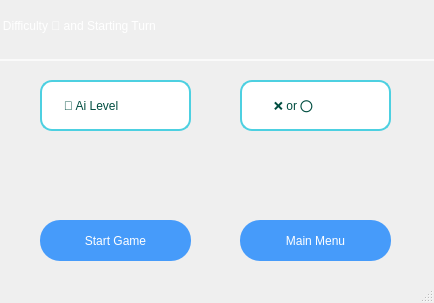
<?xml version="1.0" encoding="UTF-8"?>
<ui version="4.0">
 <class>Aipage</class>
 <widget class="QMainWindow" name="Aipage">
  <property name="geometry">
   <rect>
    <x>0</x>
    <y>0</y>
    <width>434</width>
    <height>303</height>
   </rect>
  </property>
  <property name="windowTitle">
   <string>MainWindow</string>
  </property>
  <property name="styleSheet">
   <string notr="true">QMainWindow {
    background: qlineargradient(
        spread: pad,
        x1: 0, y1: 0,
        x2: 1, y2: 1,
        stop: 0 rgba(0, 34, 133, 180),
        stop: 1 rgba(255, 255, 255, 80)
    );
}
</string>
  </property>
  <widget class="QWidget" name="centralwidget">
   <widget class="QGroupBox" name="groupBox_p">
    <property name="geometry">
     <rect>
      <x>40</x>
      <y>180</y>
      <width>171</width>
      <height>101</height>
     </rect>
    </property>
    <property name="styleSheet">
     <string notr="true">QGroupBox {
    border: none;
}
</string>
    </property>
    <property name="title">
     <string/>
    </property>
    <property name="flat">
     <bool>false</bool>
    </property>
    <property name="checkable">
     <bool>false</bool>
    </property>
    <property name="checked">
     <bool>false</bool>
    </property>
    <widget class="QPushButton" name="start_game_ai">
     <property name="geometry">
      <rect>
       <x>0</x>
       <y>40</y>
       <width>151</width>
       <height>41</height>
      </rect>
     </property>
     <property name="styleSheet">
      <string notr="true">QPushButton {
    border: none;
    color: white;
    background-color: rgba(0, 120, 255, 180); /* أزرق شفاف */
    font: bold 11pt &quot;Arial&quot;;
    border-radius: 20px;
    padding: 8px;
}

QPushButton:hover {
    background-color: rgba(30, 144, 255, 220); /* أزرق أفتح عند المرور */
    font: bold 12pt &quot;Arial&quot;;
}

QPushButton:pressed {
    background-color: rgba(0, 80, 180, 255); /* أزرق داكن عند الضغط */
    font: bold 12pt &quot;Arial&quot;;
}

QPushButton:disabled {
    background-color: rgba(150, 150, 150, 100); /* رمادي فاتح شفاف */
    color: rgba(255, 255, 255, 180); /* أبيض باهت */
    font: bold 11pt &quot;Arial&quot;;
}
</string>
     </property>
     <property name="text">
      <string>Start Game</string>
     </property>
    </widget>
   </widget>
   <widget class="QComboBox" name="turn_box_ai">
    <property name="enabled">
     <bool>true</bool>
    </property>
    <property name="geometry">
     <rect>
      <x>240</x>
      <y>80</y>
      <width>151</width>
      <height>51</height>
     </rect>
    </property>
    <property name="styleSheet">
     <string notr="true">QComboBox {
    background-color: qlineargradient(x1:0, y1:0, x2:0, y2:1,
                                      stop:0 #e0f7fa, stop:1 #b2ebf2); /* gradient blue */
    color: #004d40; /* deep teal text */
    border: 2px solid #4dd0e1;
    border-radius: 12px;
    padding: 8px 12px;
    font: bold 12pt &quot;Segoe UI&quot;;
}

QComboBox:hover {
    background-color: #b2ebf2;
    border: 2px solid #00acc1;
}

QComboBox::drop-down {
    border: none;
    width: 25px;
    background: transparent;
}

QComboBox::down-arrow {
    image: url(:/icons/arrow_down_dark.png); 
    width: 14px;
    height: 14px;
}

QComboBox QAbstractItemView {
    background-color: #ffffff;
    color: #004d40;
    border: 1px solid #4dd0e1;
    selection-background-color: #b2dfdb;
    font: 11pt &quot;Segoe UI&quot;;
}
</string>
    </property>
    <property name="editable">
     <bool>false</bool>
    </property>
    <property name="currentText">
     <string/>
    </property>
    <property name="placeholderText">
     <string>      ❌ or ⭕</string>
    </property>
   </widget>
   <widget class="QLabel" name="label_ai">
    <property name="geometry">
     <rect>
      <x>-30</x>
      <y>-10</y>
      <width>501</width>
      <height>71</height>
     </rect>
    </property>
    <property name="styleSheet">
     <string notr="true">QLabel {
    background-color: qlineargradient(
        x1: 0, y1: 0,
        x2: 1, y2: 1,
        stop: 0 rgba(30, 60, 114, 150),   /* Dark Blue with transparency */
        stop: 1 rgba(42, 82, 152, 150)    /* Medium Blue with transparency */
    );
    color: white;
    font: bold 17pt &quot;Segoe UI&quot;;
    padding: 14px;
    border-radius: 20px;
    border: 2px solid rgba(255, 255, 255, 180); /* Semi-transparent white border */
    qproperty-alignment: AlignCenter;
}

QLabel:hover {
    background-color: qlineargradient(
        x1: 1, y1: 0,
        x2: 0, y2: 1,
        stop: 0 rgba(58, 28, 113, 180),   /* Dark purple */
        stop: 1 rgba(215, 109, 119, 180)  /* Pink with transparency */
    );
    color: #FFEB3B;
    border: 2px solid #FFEB3B;
}
</string>
    </property>
    <property name="text">
     <string>Ai Difficulty 🤖 and Starting Turn</string>
    </property>
   </widget>
   <widget class="QPushButton" name="back_tomain_ai">
    <property name="geometry">
     <rect>
      <x>240</x>
      <y>220</y>
      <width>151</width>
      <height>41</height>
     </rect>
    </property>
    <property name="styleSheet">
     <string notr="true">QPushButton {
    border: none;
    color: white;
    background-color: rgba(0, 120, 255, 180); /* أزرق شفاف */
    font: bold 11pt &quot;Arial&quot;;
    border-radius: 20px;
    padding: 8px;
}

QPushButton:hover {
    background-color: rgba(30, 144, 255, 220); /* أزرق أفتح عند المرور */
    font: bold 12pt &quot;Arial&quot;;
}

QPushButton:pressed {
    background-color: rgba(0, 80, 180, 255); /* أزرق داكن عند الضغط */
    font: bold 12pt &quot;Arial&quot;;
}
</string>
    </property>
    <property name="text">
     <string>Main Menu</string>
    </property>
   </widget>
   <widget class="QComboBox" name="level_ai">
    <property name="enabled">
     <bool>true</bool>
    </property>
    <property name="geometry">
     <rect>
      <x>40</x>
      <y>80</y>
      <width>151</width>
      <height>51</height>
     </rect>
    </property>
    <property name="styleSheet">
     <string notr="true">QComboBox {
    background-color: qlineargradient(x1:0, y1:0, x2:0, y2:1,
                                      stop:0 #e0f7fa, stop:1 #b2ebf2); /* gradient blue */
    color: #004d40; /* deep teal text */
    border: 2px solid #4dd0e1;
    border-radius: 12px;
    padding: 8px 12px;
    font: bold 12pt &quot;Segoe UI&quot;;
}

QComboBox:hover {
    background-color: #b2ebf2;
    border: 2px solid #00acc1;
}

QComboBox::drop-down {
    border: none;
    width: 25px;
    background: transparent;
}

QComboBox::down-arrow {
    image: url(:/icons/arrow_down_dark.png); 
    width: 14px;
    height: 14px;
}

QComboBox QAbstractItemView {
    background-color: #ffffff;
    color: #004d40;
    border: 1px solid #4dd0e1;
    selection-background-color: #b2dfdb;
    font: 11pt &quot;Segoe UI&quot;;
}
</string>
    </property>
    <property name="editable">
     <bool>false</bool>
    </property>
    <property name="currentText">
     <string/>
    </property>
    <property name="placeholderText">
     <string>   🤖 Ai Level</string>
    </property>
   </widget>
  </widget>
  <widget class="QMenuBar" name="menubar">
   <property name="geometry">
    <rect>
     <x>0</x>
     <y>0</y>
     <width>434</width>
     <height>25</height>
    </rect>
   </property>
  </widget>
  <widget class="QStatusBar" name="statusbar"/>
 </widget>
 <resources/>
 <connections/>
</ui>
